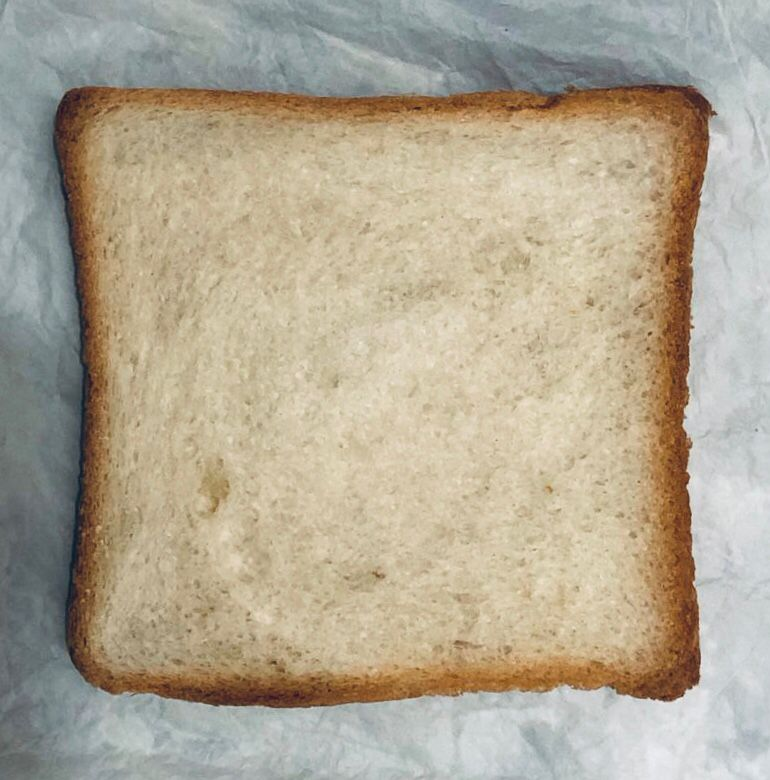
#> input picture Project/Day01.jpeg, 770 x 780 px
$ jupyter execute 'Day01 HistogramEqualization.ipynb'
#> lines starting #> are read from the running program, lines starting #| are printed output that depends on the picture
[cell 1]
#histogram equlization and contrast streatching

import cv2
import numpy as np
import matplotlib.pyplot as plt

def plot_histogram(image, title):
    """Plot histogram of the given image."""
    histogram = cv2.calcHist([image], [0], None, [256], [0, 256])
    plt.figure()
    plt.title(title)
    plt.xlabel("Pixel Value")
    plt.ylabel("Frequency")
    plt.plot(histogram)
    plt.xlim([0, 256])

def histogram_equalization(image):
    """Apply histogram equalization to the given image."""
    return cv2.equalizeHist(image)

def contrast_stretching(image):
    """Apply contrast stretching to the given image."""
    # Compute the minimum and maximum intensity values from the image.
    minval = np.min(image)
    maxval = np.max(image)
    print ('Existing min, max values :', minval, ', ', maxval)
    dmin = 50
    dmax = 200
    print ('Desired min, max values :', dmin, ', ', dmax)
    # Apply contrast stretching.
#     stretched_image = (image - minval) * (255 / (maxval - minval))
    dgap = dmax-dmin
    stretched_image = dmin+(image - minval) * (dgap / (maxval - minval))
#     stretched_image = dmin + (((image - minval) * (dmax- dmin)) / (maxval - minval))
    return stretched_image.astype(np.uint8)

# Load the image in grayscale
image_path = 'Day01.jpeg'  # Update this path
original_image = cv2.imread('Day01.jpeg', cv2.IMREAD_GRAYSCALE)
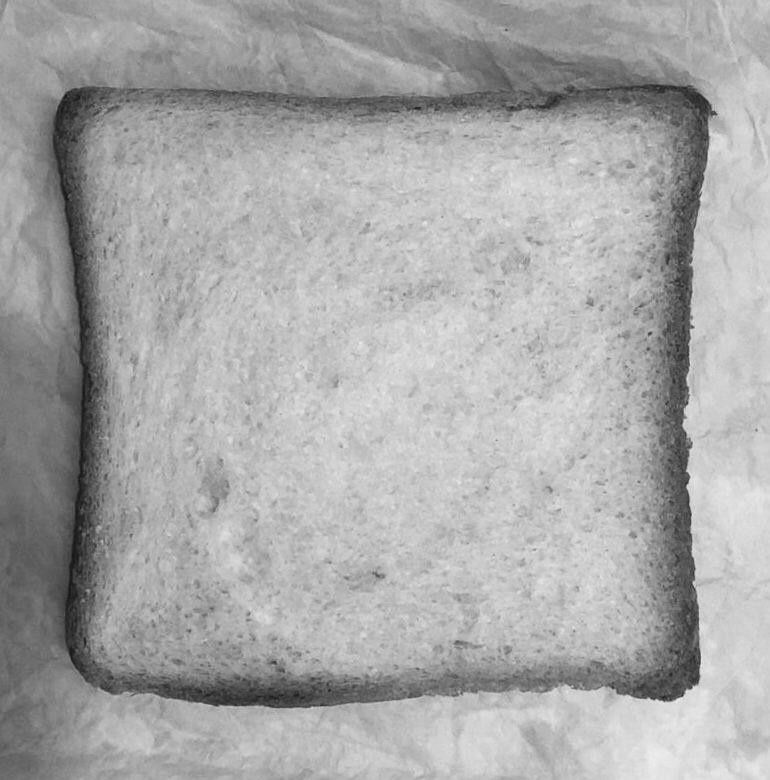
#> original_image: shape (780, 770); min 22, max 237, mean 168.4

# Apply histogram equalization
equalized_image = histogram_equalization(original_image)
#> in histogram_equalization, `return cv2.equalizeHist(image)`:
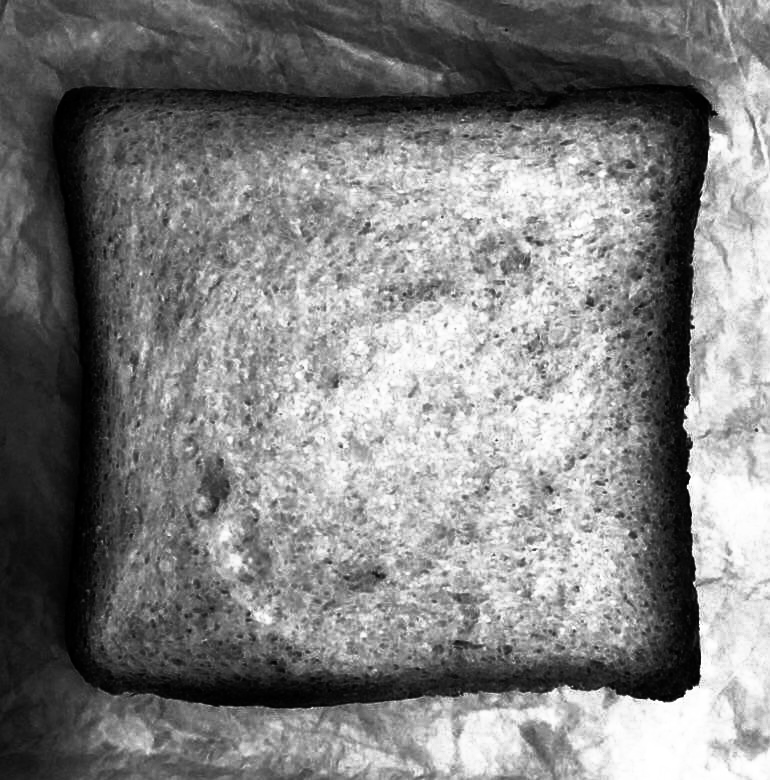
#> returned value: shape (780, 770); min 0, max 255, mean 128.8

# Apply contrast stretching
stretched_image = contrast_stretching(original_image)
#> in contrast_stretching, `minval = np.min(image)`: minval = 22
#> in contrast_stretching, `maxval = np.max(image)`: maxval = 237
#| Existing min, max values : 22 ,  237
#> in contrast_stretching, `stretched_image = dmin+(image - minval) * (dgap / (maxval - minval))`:
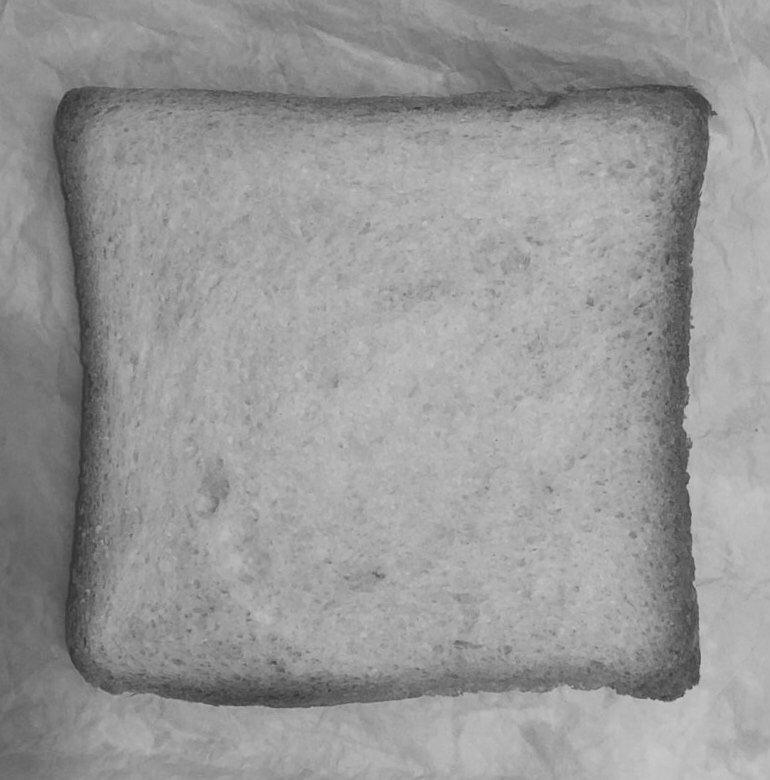
#> stretched_image: shape (780, 770) float64; min 50, max 200, mean 152.1

# Plotting the results
cv2.imshow("Original Image", original_image)
cv2.imshow("Histogram Equalized Image", equalized_image)
cv2.imshow("Contrast Stretched Image", stretched_image)

# Plot histograms
plot_histogram(original_image, "Histogram for Original Image")
#> in plot_histogram, `histogram = cv2.calcHist([image], [0], None, [256], [0, 256])`: histogram = 256 values, max 10296 at index 196, min 0 at index 0, mean 2346.1
plot_histogram(equalized_image, "Histogram for Histogram Equalized Image")
plot_histogram(stretched_image, "Histogram for Contrast Stretched Image")

plt.show()
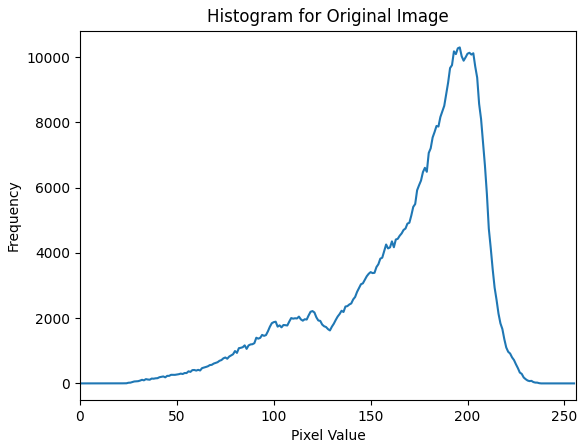
#> figure drawn by matplotlib, 1 panel; curve peaks at x = 196, y = 10296
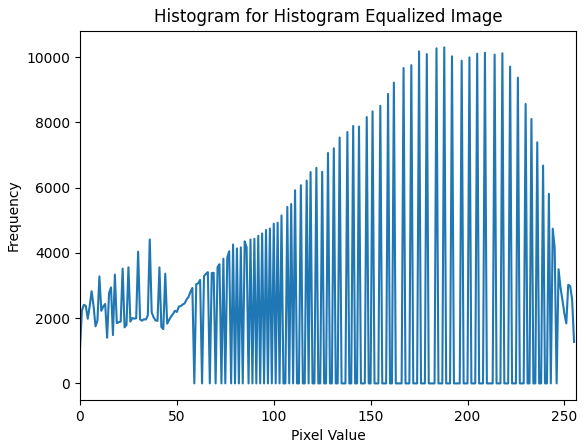
#> figure drawn by matplotlib, 1 panel; curve peaks at x = 188, y = 10296
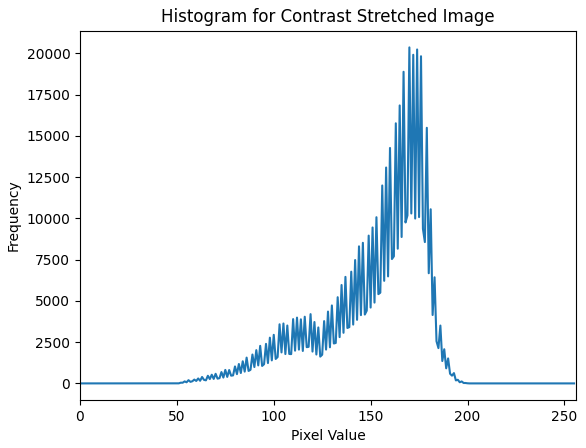
#> figure drawn by matplotlib, 1 panel; curve peaks at x = 170, y = 20359

cv2.waitKey(0)
cv2.destroyAllWindows()

$ run again, with Project/Day02.jpeg copied over Project/Day01.jpeg
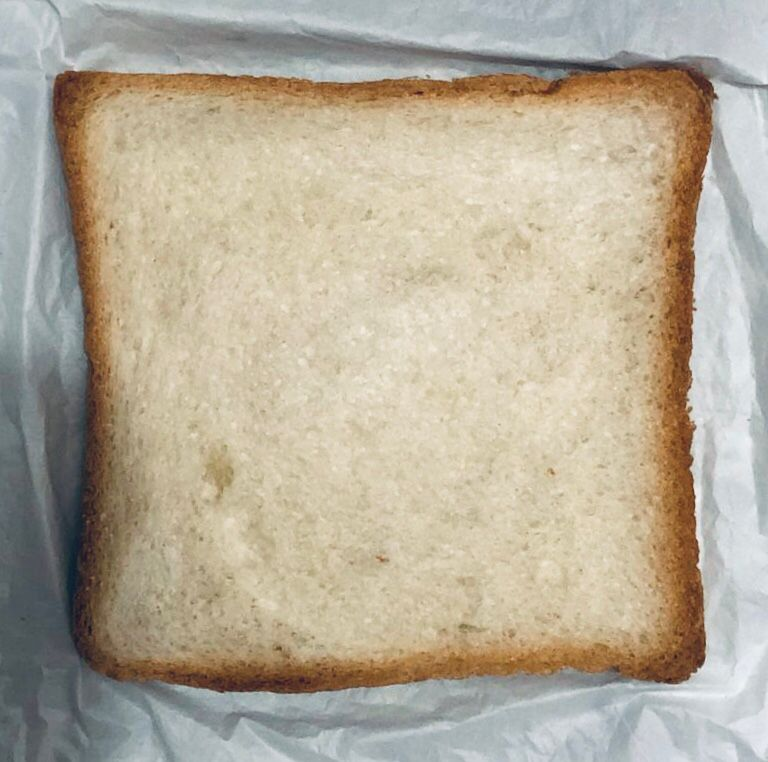
#> input picture Project/Day02.jpeg, 768 x 762 px
#> minval = 19
#> maxval = 244
#| Existing min, max values : 19 ,  244
#> in contrast_stretching, `stretched_image = dmin+(image - minval) * (dgap / (maxval - minval))`:
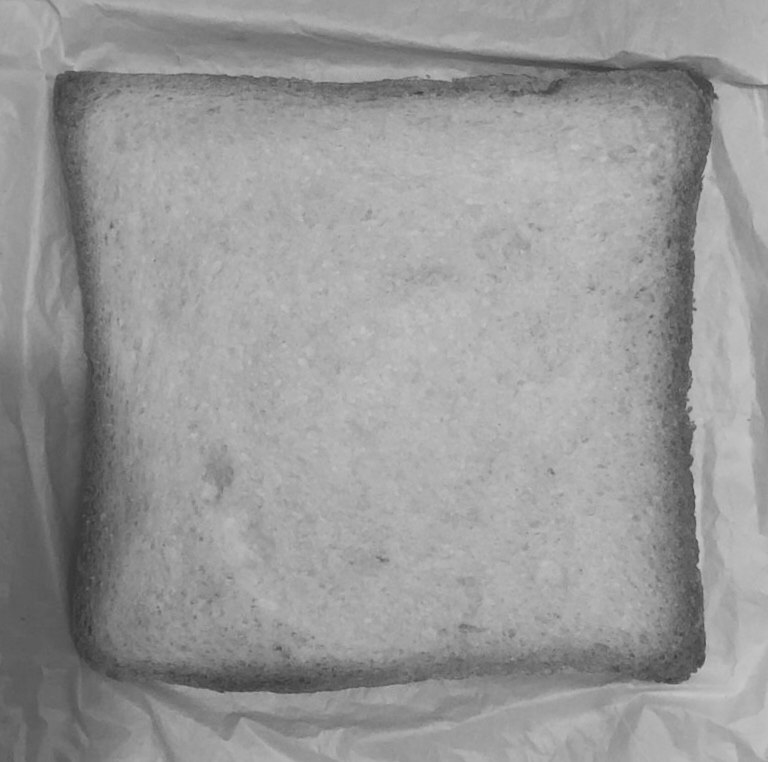
#> stretched_image: shape (762, 768) float64; min 50, max 200, mean 152.7
#> histogram = 256 values, max 11263 at index 205, min 0 at index 0, mean 2286
#> `plt.show()`:
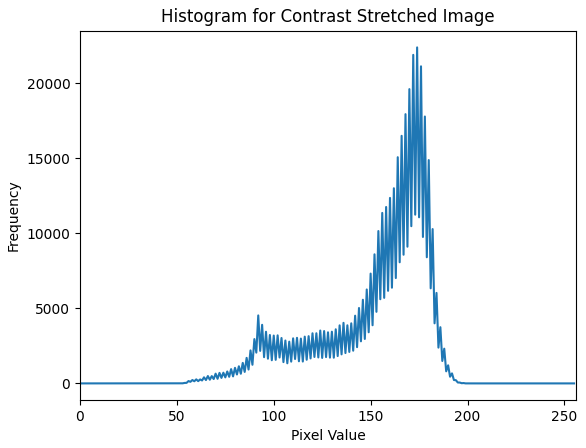
#> figure drawn by matplotlib, 1 panel; curve peaks at x = 174, y = 22376

$ run again, with Project/Day03.jpeg copied over Project/Day01.jpeg
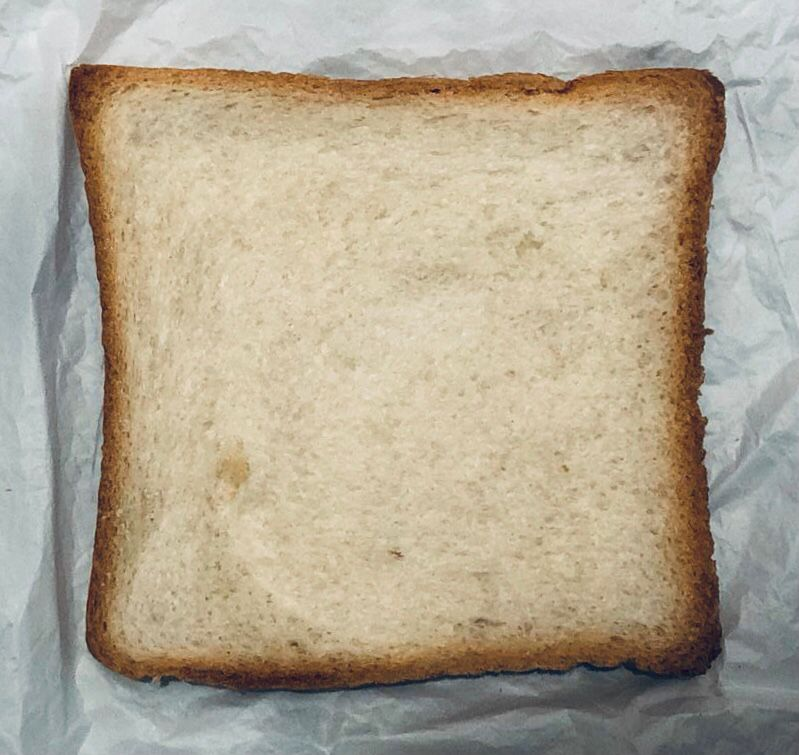
#> input picture Project/Day03.jpeg, 799 x 755 px
#> minval = 10
#> maxval = 237
#| Existing min, max values : 10 ,  237
#> in contrast_stretching, `stretched_image = dmin+(image - minval) * (dgap / (maxval - minval))`:
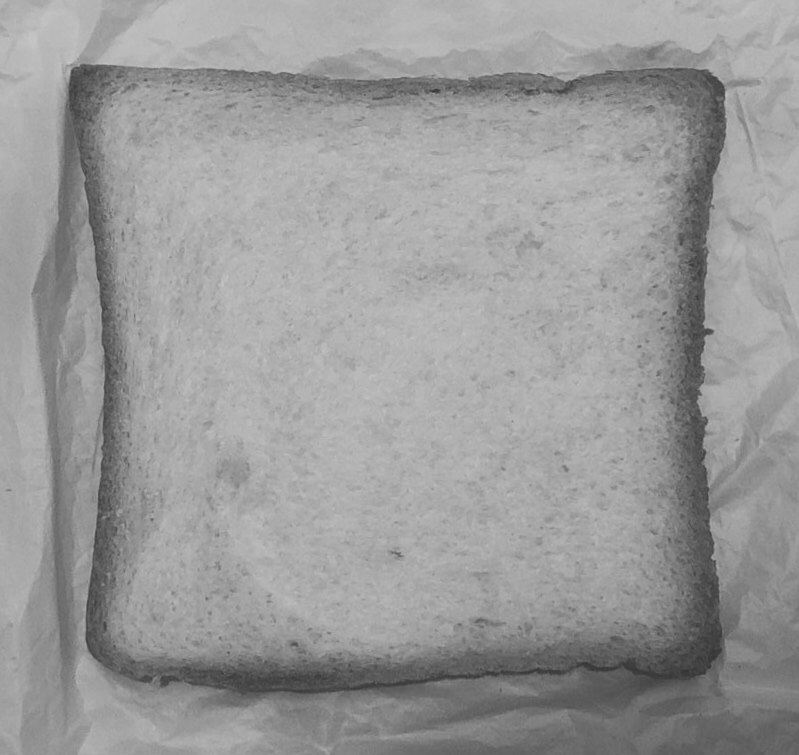
#> stretched_image: shape (755, 799) float64; min 50, max 200, mean 154.7
#> histogram = 256 values, max 12680 at index 203, min 0 at index 0, mean 2356.4
#> `plt.show()`:
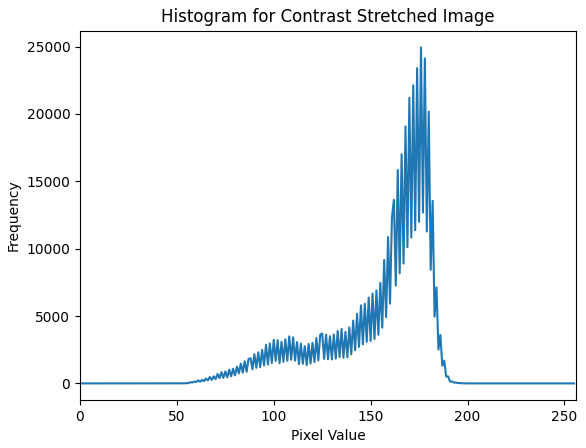
#> figure drawn by matplotlib, 1 panel; curve peaks at x = 176, y = 24939
